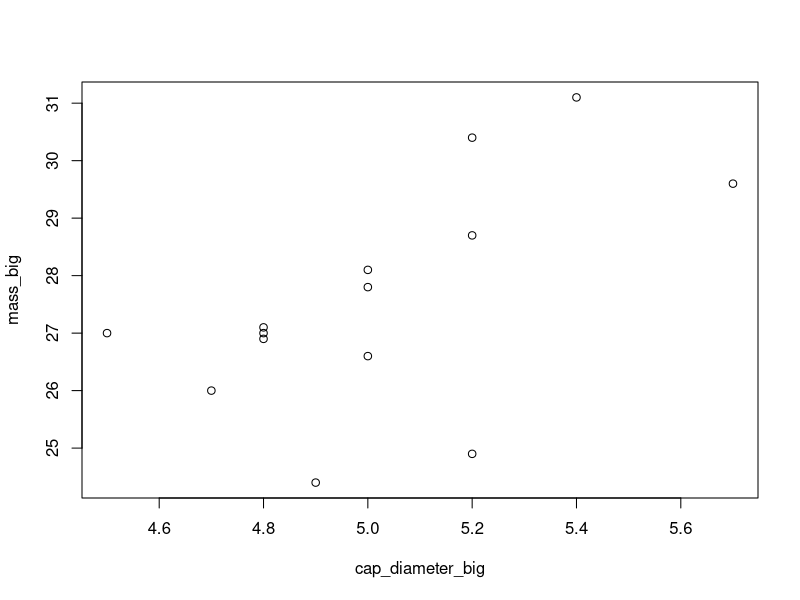
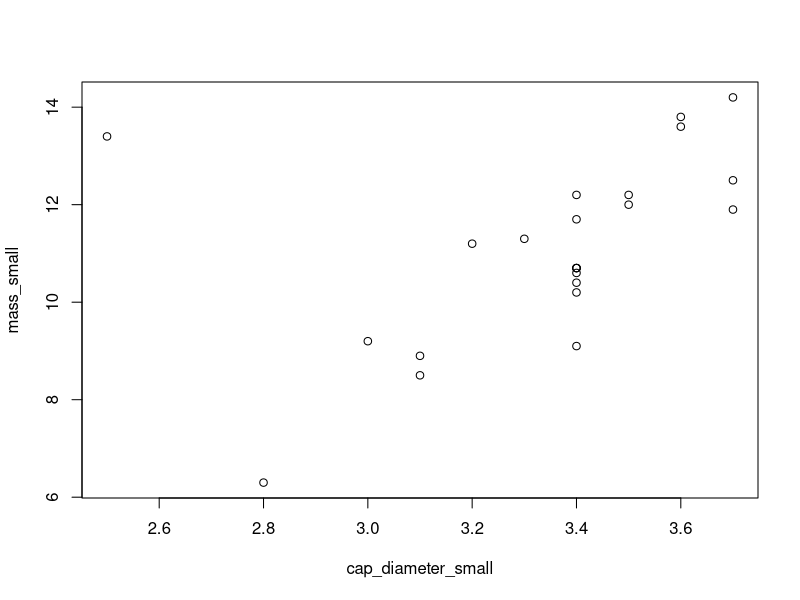
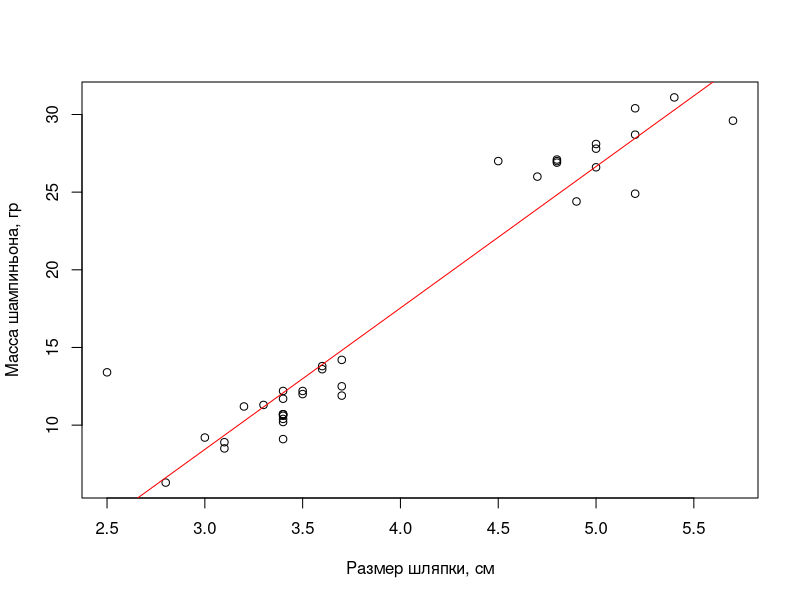

Source code (R) for these figures, in order:
###########################################################
########### MIT license 2022 Vladimir Shalyapin ###########
###########################################################
# Cap diameter and mass of champignon (centimeters/grams)
# Диаметр шляпки и масса шампиньона (сантиметры/граммы)
cap_diameter_big <- c(5.0, 5.7, 4.7, 5.2, 4.8, 4.9, 4.5, 5.2, 5.0, 4.8, 4.8, 5.0, 5.4, 5.2)
mass_big <- c(26.6, 29.6, 26.0, 24.9, 26.9, 24.4, 27.0, 30.4, 27.8, 27.1, 27.0, 28.1, 31.1, 28.7)
cap_diameter_small <- c(3.2, 2.5, 3.4, 3.7, 3.3, 3.5, 3.1, 2.8, 3.4, 3.4, 3.4, 3.0, 3.4, 3.7, 3.5, 3.6, 3.4, 3.1, 3.7, 3.4, 3.4, 3.4, 3.6)
mass_small <- c(11.2, 13.4, 12.2, 12.5, 11.3, 12.2, 8.9, 6.3, 10.7, 9.1, 11.7, 9.2, 10.6, 11.9, 12.0, 13.8, 10.7, 8.5, 14.2, 10.4, 10.7, 10.2, 13.6)

# General sampling options
# Общие параметры выборки
summary(cap_diameter_big)
summary(mass_big)
summary(cap_diameter_small)
summary(mass_small)

# Building a graph
# Построение графика
plot(cap_diameter_big, mass_big)
plot(cap_diameter_small, mass_small)

# Generalization of data and construction of a generalized scatterplot with the construction of a linear regression
# Обобщение данных и построение обобщенной диаграммы рассеяния с построением линейной регрессии
total_cap_diameter <- c(5.0, 5.7, 4.7, 5.2, 4.8, 4.9, 4.5, 5.2, 5.0, 4.8, 4.8, 5.0, 5.4, 5.2, 3.2, 2.5, 3.4, 3.7, 3.3, 3.5, 3.1, 2.8, 3.4, 3.4, 3.4, 3.0, 3.4, 3.7, 3.5, 3.6, 3.4, 3.1, 3.7, 3.4, 3.4, 3.4, 3.6)
total_mass <- c(26.6, 29.6, 26.0, 24.9, 26.9, 24.4, 27.0, 30.4, 27.8, 27.1, 27.0, 28.1, 31.1, 28.7, 11.2, 13.4, 12.2, 12.5, 11.3, 12.2, 8.9, 6.3, 10.7, 9.1, 11.7, 9.2, 10.6, 11.9, 12.0, 13.8, 10.7, 8.5, 14.2, 10.4, 10.7, 10.2, 13.6)
data <- data.frame(total_cap_diameter, total_mass)
plot(data$total_cap_diameter, data$total_mass, xlab = 'Размер шляпки, см', ylab = 'Масса шампиньона, гр')

# Influence of the cap diameter on the mass of champignon (regression construction)
# Влияние диаметра шляпки на массу шампиньона (построение регрессии)
# y <- -18.881+9.106*x
abline(lm(total_mass ~ total_cap_diameter, data=data), col='red')
lm_mass_diameter <- lm(total_mass ~ total_cap_diameter)
lm_mass_diameter
